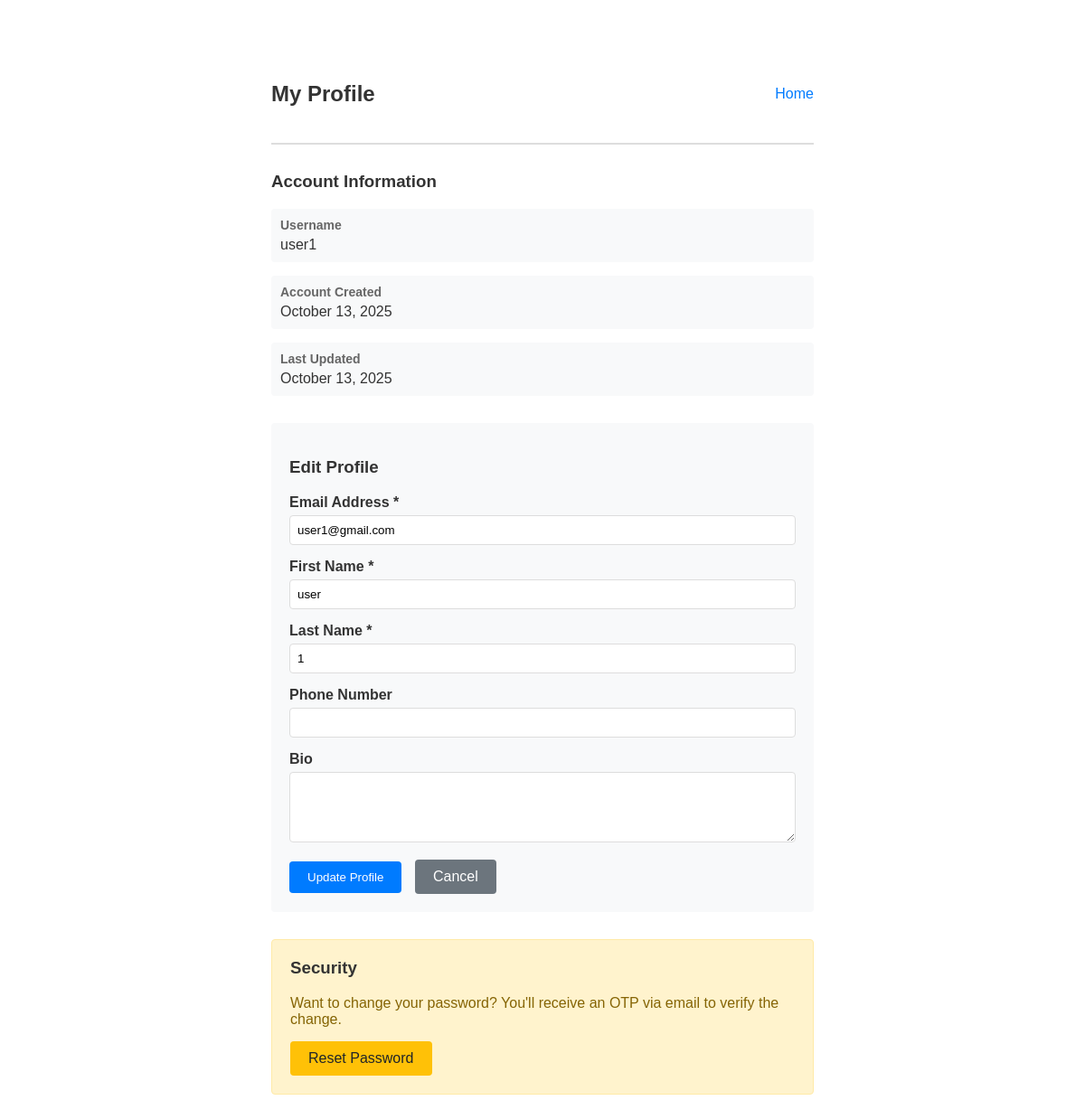
Page /profile/ (signed in) on the earlier database version.
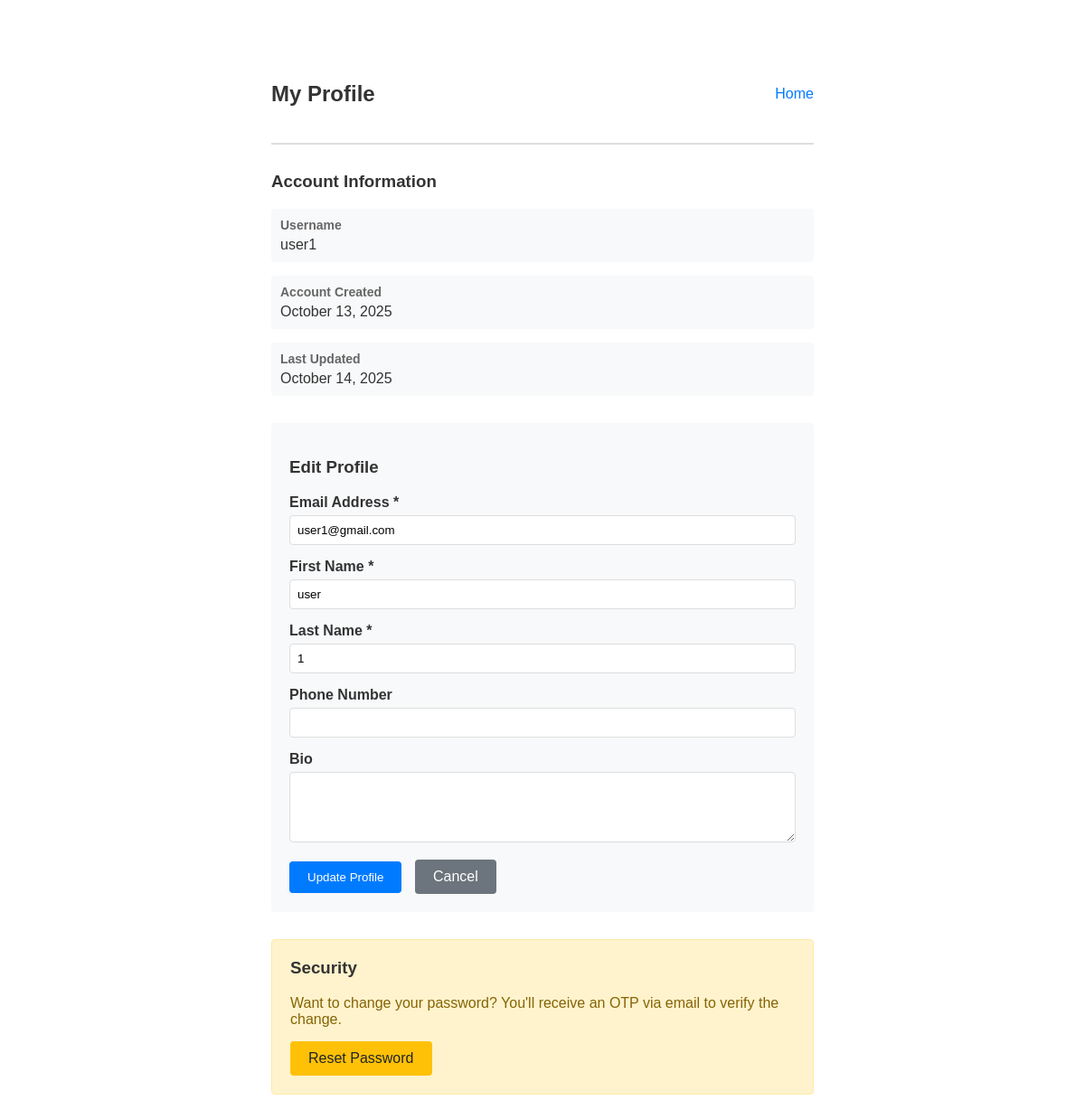
Same page on the later database version.
### account/models.py (models this page shows, shortened)
class CustomUser(AbstractUser):
    email = models.EmailField(unique=True)
    phone_number = models.CharField(max_length=15, blank=True, null=True)
    bio = models.TextField(max_length=500, blank=True, null=True)
    created_at = models.DateTimeField(auto_now_add=True)
    updated_at = models.DateTimeField(auto_now=True)
    email_verified = models.BooleanField(default=False)
    class Meta:
        verbose_name = 'User'
        verbose_name_plural = 'Users'

### account/views.py (the view)
# urls.py: path('profile/', profile, name='profile'),
@login_required
def profile(request):
    if request.method == 'POST':
        form = UserUpdateForm(request.POST, instance=request.user)
        if form.is_valid():
            form.save()
            messages.success(request, 'Profile updated successfully!')
            return redirect('account:profile')
        messages.error(request, 'Please correct the errors below.')
    else:
        form = UserUpdateForm(instance=request.user)
    return render(request, 'account/profile.html', {'form': form})

### account/forms.py (shortened to what this page needs)
class UserUpdateForm(forms.ModelForm):
    class Meta:
        model = CustomUser
        fields = ['email', 'first_name', 'last_name', 'phone_number', 'bio']
        widgets = {
            'bio': forms.Textarea(attrs={'rows': 4}),
        }

### templates/account/profile.html (shortened to what this page needs)
<!DOCTYPE html>
<html lang="en">
<head>
</head>
<body>
    <div class="header">
        <h2>My Profile</h2>
        <div class="nav-links">
            <a href="{% url 'account:home' %}">Home</a>
        </div>
    </div>
    <div class="profile-section">
        <h3>Account Information</h3>
        <div class="info-item">
            <div class="info-label">Username</div>
            <div class="info-value">{{ user.username }}</div>
        </div>
        <div class="info-item">
            <div class="info-label">Account Created</div>
            <div class="info-value">{{ user.created_at|date:"F d, Y" }}</div>
        </div>
        <div class="info-item">
            <div class="info-label">Last Updated</div>
            <div class="info-value">{{ user.updated_at|date:"F d, Y" }}</div>
        </div>
    </div>
    <div class="edit-form">
        <h3>Edit Profile</h3>
        <form method="post">
            <div class="form-group">
                <label for="{{ form.email.id_for_label }}">Email Address *</label>
                {{ form.email }}
            </div>
            <div class="form-group">
                <label for="{{ form.first_name.id_for_label }}">First Name *</label>
                {{ form.first_name }}
            </div>
            <div class="form-group">
                <label for="{{ form.last_name.id_for_label }}">Last Name *</label>
                {{ form.last_name }}
            </div>
            <div class="form-group">
                <label for="{{ form.phone_number.id_for_label }}">Phone Number</label>
                {{ form.phone_number }}
            </div>
            <div class="form-group">
                <label for="{{ form.bio.id_for_label }}">Bio</label>
                {{ form.bio }}
            </div>
            <button type="submit" class="btn btn-primary">Update Profile</button>
            <a href="{% url 'account:home' %}" class="btn btn-secondary">Cancel</a>
        </form>
    </div>
    <div class="password-reset-section">
        <h3>Security</h3>
        <p>Want to change your password? You'll receive an OTP via email to verify the change.</p>
        <a href="{% url 'account:password_reset_request' %}" class="btn btn-warning">Reset Password</a>
    </div>
</body>
</html>

Differences in the rows shown:
changed CustomUser "user1": updated_at "October 13, 2025" → "October 14, 2025"
